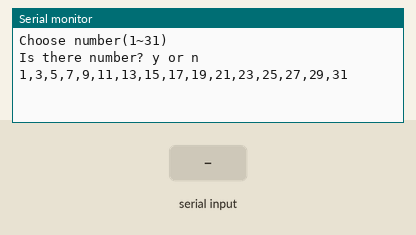
Recording of a sketch running on a simulated Arduino Uno, built with avr-gcc and run on an emulated ATmega328P. On the bench: the last lines printed to the serial monitor. Inputs (shaded band) come from the test bench.

Above: at 4.2 s.
4.3 s: "y" received over Serial
At 5.1 s:
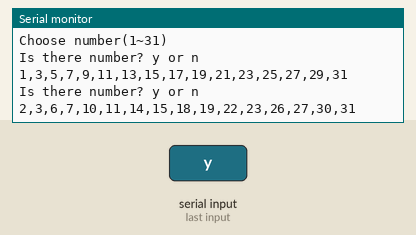
5.8 s: "1" received over Serial
At 6.2 s:
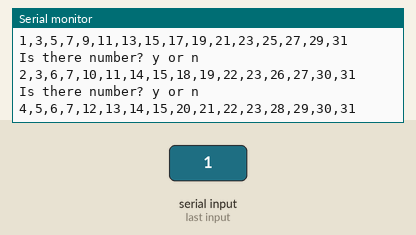

Measured:
- after the input at 4.3 s, the serial monitor: prints a new line at once (image 1)
- after the input at 5.8 s, the serial monitor: prints a new line at once (image 2)

The sketch:

magic.ino
```cpp
void setup() {
  Serial.begin(9600);
  delay(3000);
}

void loop() {
  int ans = 0;

  Serial.println("Choose number(1~31)");
  Serial.println();

  Serial.println("Is there number? y or n");
  Serial.println(
    "1,3,5,7,9,11,13,15,17,19,21,23,25,27,29,31"
  );
  if (getAnswer() == 'y') ans = ans + 1;

  Serial.println("Is there number? y or n");
  Serial.println(
    "2,3,6,7,10,11,14,15,18,19,22,23,26,27,30,31"
  );
  if (getAnswer() == 'y') ans = ans + 2;

  Serial.println("Is there number? y or n");
  Serial.println(
    "4,5,6,7,12,13,14,15,20,21,22,23,28,29,30,31"
  );
  if (getAnswer() == 'y') ans = ans + 4;

  Serial.println("Is there number? y or n");
  Serial.println(
    "8,9,10,11,12,13,14,15,24,25,26,27,28,29,30,31"
  );
  if (getAnswer() == 'y') ans = ans + 8;

  Serial.println("Is there number? y or n");
  Serial.println(
    "16,17,18,19,20,21,22,23,24,25,26,27,28,29,30,31"
  );
  if (getAnswer() == 'y') ans = ans + 16;
  Serial.println();

  Serial.print("Your number is : ");
  Serial.println(ans);
  Serial.println();
}

char getAnswer() {
  while (!Serial.available());
  if (Serial.available()) {
    char input = Serial.read();
    return input;
  }
  return 0;
}
```
